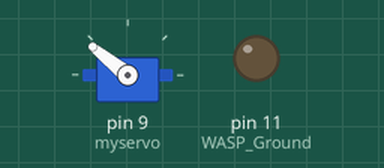
This sketch was run on a simulated Arduino Uno, built with avr-gcc and run on an emulated ATmega328P. Parts: servo, output pins drawn as LEDs (lit = HIGH). Pins used as bus, display or sensor lines are not drawn.

Above: at 0.05 s.
At 1.0 s:
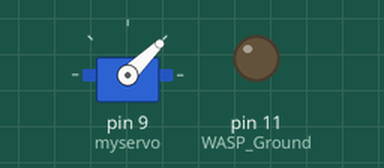
At 3.0 s:
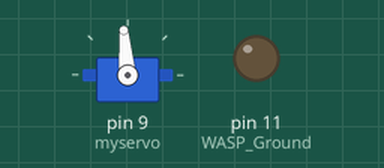
Timing chart, 0 to 6.9 s (numbered marks = the images above):
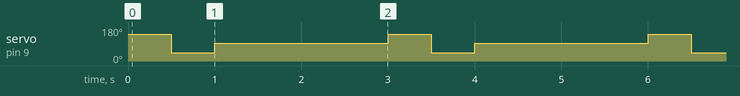

The sketch:

test.ino
```cpp
/*
   This program i designed to test the functionality of the Arduino with the
   WASP and actuator.

   Hardware used:
   1 x Arduino Uno
   1 x WASP Motor Controller
   1 x PA-09-12-300 Linear Actuator
 */
/*
   SERVO LIBRARY

   Include the Servo library and create the servo object.
 */

#include <Servo.h>
#include <Wire.h>
Servo myservo; // Create servo object to control a servo

/*
 * PIN ASSIGNMENTS
 * Assign pins from WASP Controller and Arduino Micro to appropriate variable.
 */

const int WASP_Power  = 10; // Assign pin 10 to Power for the WASP
const int WASP_Ground = 11; // Assign pin 11 to Ground for the WASP

/*
 * VARIABLE DECLARATION
 * Declare and initialize variables that will be used in the functions later
 */
void setup() {
  /*
   * SET INPUT & OUTPUT
   * Set the input and output to the variables and pins.
   */

  myservo.attach(9);                // Attaches the servo on pin 9 to the servo
  pinMode(WASP_Power, OUTPUT);      // Set Power to output
  pinMode(WASP_Ground, OUTPUT);     // Set Ground to output
  digitalWrite(WASP_Power, HIGH);   // Set 5V to pin 10
  digitalWrite(WASP_Ground, LOW);   // Set GND to pin 11
}

void loop() {
  /*
     SOLAR PANEL MOVEMENT
   */
  myservo.writeMicroseconds(2000); // Full speed forwards
  delay(500); //0.5 seconds
  myservo.writeMicroseconds(1000); // Full speed backwards
  delay(500); //0.5 seconds
  myservo.writeMicroseconds(1520); // Stationary (1520) signal stop the solar panel from moving
  delay(2000); // Delay before another test
}
```

Measured:
- by itself, servo on pin 9 (myservo): repeats every 3.0 s: 95° 2.0 s, 141° 0.50 s, 44° 0.50 s
